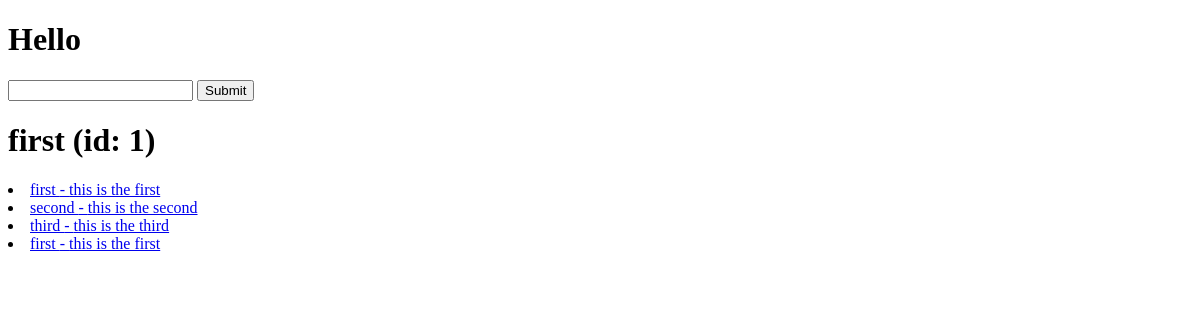
The app's page /, older data.
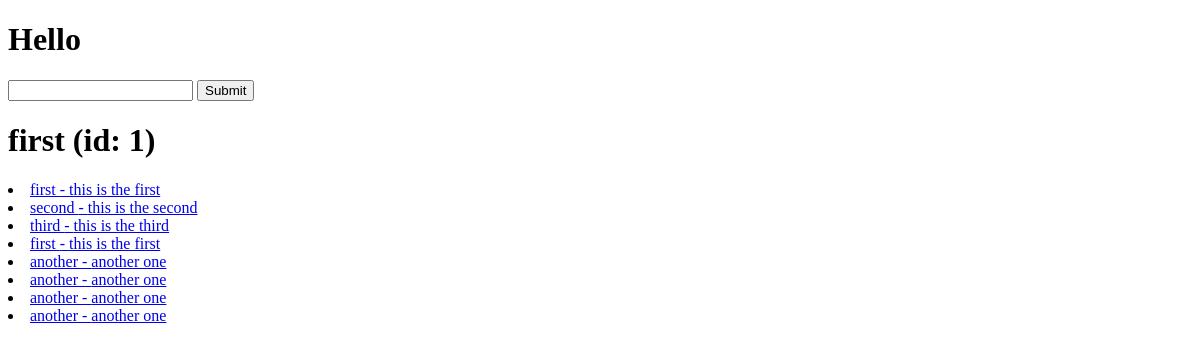
The same page, newer data.
### articles/models.py (models this page shows)
class Article(models.Model):
    title = models.TextField()
    content = models.TextField()

### manager/views.py (the view)
# urls.py: path('', home_view),
def home_view(request):
    article_object = Article.objects.get(id=1)
    articles = Article.objects.all()
    context = {
        'articles': articles,
        'id': article_object.id,
        'title': article_object.title,
        'content': article_object.content,
    }
    html_string = render_to_string('home-view.html', context=context)
    return HttpResponse(html_string)

### templates/home-view.html
{% extends 'base.html' %}
{% block content %}
    <h1>{{ title }} (id: {{ id }})</h1>
    {% for article in articles %}
        <li><a href="/articles/{{ article.id }}/">{{ article.title }} - {{ article.content }}</a></li>
    {% endfor %}
{% endblock %}

### templates/base.html (shortened to what this page needs)
<!DOCTYPE html>
<html lang="en">
    <head>
    </head>
    <body>
        <h1>Hello</h1>
        <form action="" method="get">
            <input type="text" name="q"/>
            <input type="submit"/>
        </form>
        {% block content %}
        {% endblock %}
    </body>
</html>

Row changes from the older to the newer data that the page shows:
added Article: title "another", content "another one"
added Article: title "another", content "another one"
added Article: title "another", content "another one"
added Article: title "another", content "another one"
